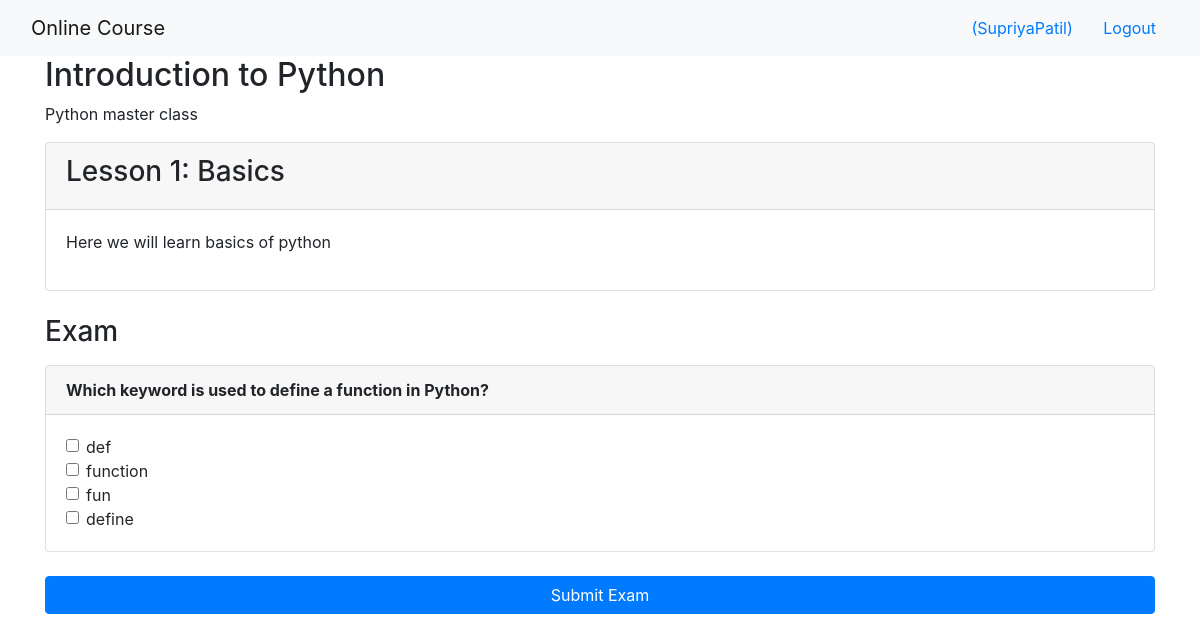
/onlinecourse/1/ (signed in), run on the app's committed database.
### onlinecourse/models.py (models this page shows, shortened)
class Course(models.Model):
    name = models.CharField(max_length=100, default='online course')
    description = models.CharField(max_length=500)
    pub_date = models.DateField(null=True)
    is_enrolled = models.BooleanField(default=False)

class Lesson(models.Model):
    title = models.CharField(max_length=200, default="title")
    order = models.IntegerField(default=0)
    course = models.ForeignKey(Course, on_delete=models.CASCADE)
    content = models.TextField()

class Question(models.Model):
    course = models.ForeignKey(Course, on_delete=models.CASCADE, null=True, blank=True)
    lesson = models.ForeignKey(Lesson, on_delete=models.CASCADE)
    question_text = models.CharField(max_length=500)
    grade = models.IntegerField(default=5)

class Choice(models.Model):
    question = models.ForeignKey(Question, on_delete=models.CASCADE)
    choice_text = models.CharField(max_length=200)
    is_correct = models.BooleanField(default=False)

### onlinecourse/views.py (the view)
# urls.py: path('<int:course_id>/', views.course_details, name='course_details'),
def course_details(request, course_id):
    course = get_object_or_404(Course, pk=course_id)
    return render(request, 'onlinecourse/course_details_bootstrap.html', {'course': course})

### onlinecourse/templates/onlinecourse/course_details_bootstrap.html (shortened to what this page needs)
<!DOCTYPE html>
<html lang="en">
<head>
    <link rel="stylesheet" href="https://maxcdn.bootstrapcdn.com/bootstrap/4.5.2/css/bootstrap.min.css">
</head>
<body>
<nav class="navbar navbar-light bg-light">
    <div class="container-fluid">
        <div class="navbar-header">
            <a class="navbar-brand" href="#">Online Course</a>
        </div>
        <ul class="nav navbar-nav navbar-right">
            {% if user.is_authenticated %}
            <li>
                <a class="btn btn-link" href="#">{{ user.first_name }} ({{ user.username }})</a>
                <a class="btn btn-link" href="{% url 'onlinecourse:logout' %}">Logout</a>
            </li>
            {% endif %}
        </ul>
    </div>
</nav>
<div class="container">
    <h2>{{ course.name }}</h2>
    <p>{{ course.description }}</p>
    {% for lesson in course.lesson_set.all %}
    <div class="card mt-3">
        <div class="card-header font-weight-bold">
            <h3>{{ lesson.title }}</h3>
        </div>
        <div class="card-body">
            <p>{{ lesson.content }}</p>
        </div>
    </div>
    {% endfor %}
    {% if user.is_authenticated %}
    <h3 class="mt-4">Exam</h3>
    <form id="question-form" action="{% url 'onlinecourse:submit' course.id %}" method="post">
        {% for lesson in course.lesson_set.all %}
            {% for question in lesson.question_set.all %}
            <div class="card mt-3">
                <div class="card-header font-weight-bold">{{ question.question_text }}</div>
                <div class="card-body">
                    {% for choice in question.choice_set.all %}
                    <div class="form-check">
                        <input type="checkbox" name="choice_{{ choice.id }}" id="choice_{{ choice.id }}" value="{{ choice.id }}" class="form-check-input">
                        <label for="choice_{{ choice.id }}" class="form-check-label">{{ choice.choice_text }}</label>
                    </div>
                    {% endfor %}
                </div>
            </div>
            {% endfor %}
        {% endfor %}
        <input class="btn btn-primary btn-block mt-4 mb-5" type="submit" value="Submit Exam">
    </form>
    {% else %}
    <div class="alert alert-warning mt-4">Please log in to take the exam.</div>
    {% endif %}
</div>
</body>
</html>

### data on the page
Course: name "Introduction to Python", description "Python master class"
Lesson: title "Lesson 1: Basics", content "Here we will learn basics of python"
Question: question_text "Which keyword is used to define a function in Python?"
Choice: choice_text "def"
Choice: choice_text "function"
Choice: choice_text "fun"
Choice: choice_text "define"

### other printed values
{{ user.username }} "SupriyaPatil"
